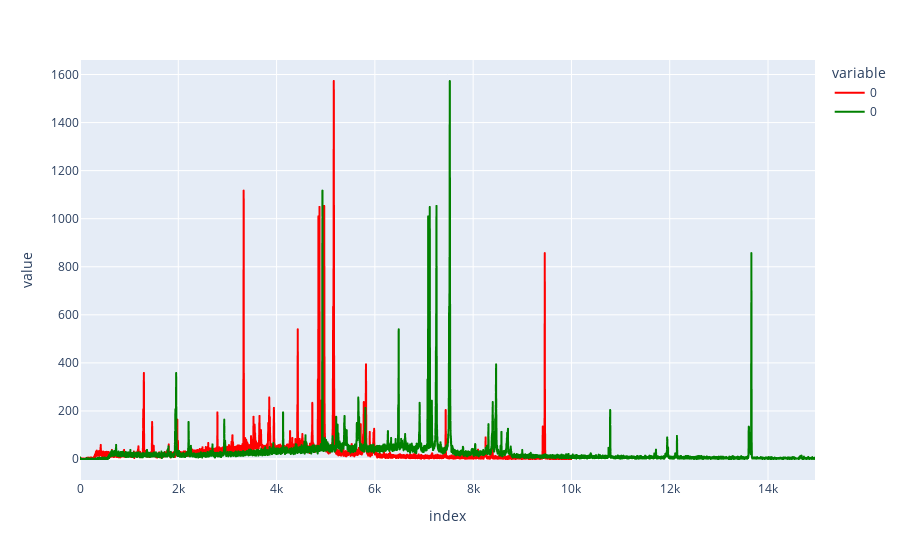

Notebook cell for this chart:
### Code cell
original = px.line(chan101.counts, color_discrete_sequence=['red'])
warped = px.line(chan101.counts[allignment.index2], color_discrete_sequence=['green']).data

original.add_traces(warped)

### Figure 1 — Plotly figure (JSON) as saved in the notebook; plotly's stock layout.template omitted (floating-point values rounded to 4 significant figures; data arrays with more than 128 entries replaced by an {"elided": "..."} marker saying what was removed)
{"data": [{"hovertemplate": "variable=0<br>index=%{x}<br>value=%{y}<extra></extra>", "legendgroup": "0", "line": {"color": "red", "dash": "solid"}, "marker": {"symbol": "circle"}, "mode": "lines", "name": "0", "showlegend": true, "type": "scattergl", "x": {"elided": "10000 int values"}, "xaxis": "x", "y": {"elided": "10000 int values"}, "yaxis": "y"}, {"hovertemplate": "variable=0<br>index=%{x}<br>value=%{y}<extra></extra>", "legendgroup": "0", "line": {"color": "green", "dash": "solid"}, "marker": {"symbol": "circle"}, "mode": "lines", "name": "0", "showlegend": true, "type": "scattergl", "x": {"elided": "14957 int values"}, "xaxis": "x", "y": {"elided": "14957 int values"}, "yaxis": "y"}], "layout": {"legend": {"title": {"text": "variable"}, "tracegroupgap": 0}, "margin": {"t": 60}, "xaxis": {"anchor": "y", "domain": [0, 1], "title": {"text": "index"}}, "yaxis": {"anchor": "x", "domain": [0, 1], "title": {"text": "value"}}}}
